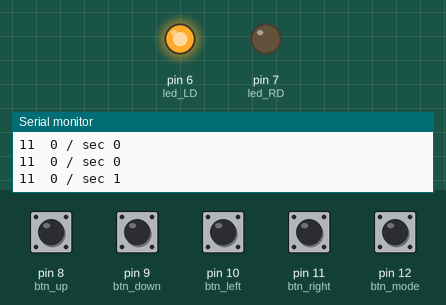
The sketch below on a simulated Arduino Uno, built with avr-gcc and run on an emulated ATmega328P. Parts: output pins drawn as LEDs (lit = HIGH), the last lines printed to the serial monitor. Inputs (shaded band) come from the test bench; at power-on: pin 12 (btn_mode) HIGH, pin 8 (btn_up), pin 9 (btn_down), pin 10 (btn_left), pin 11 (btn_right) LOW.

Above: at 1.7 s.
1.8 s: pin 12 (btn_mode) pulled LOW for 0.55 s
At 3.7 s:
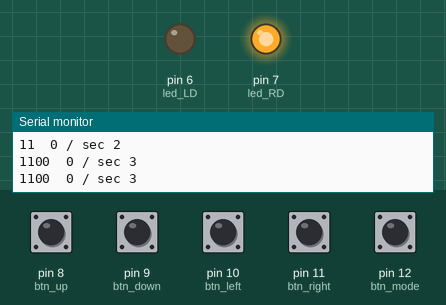
4.2 s: pin 12 (btn_mode) pulled LOW for 1 s
At 5.9 s:
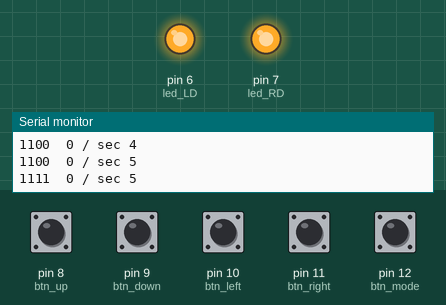
Timing chart, 0 to 7.4 s (numbered marks = the images above; inputs shaded):
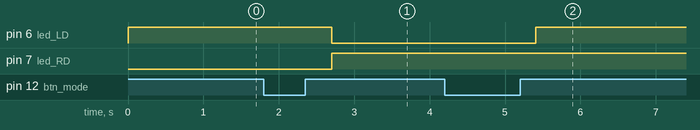

Measured:
- after the input at 1.8 s, pin 6 (led_LD): HIGH → LOW after 0.90 s; pin 7 (led_RD): LOW → HIGH after 0.90 s
- after the input at 4.2 s, pin 6 (led_LD): LOW → HIGH after 1.2 s

The sketch:

ACD_TransmitterV2.0.ino
```cpp
#include <RCSwitch.h>

#define btn_up    8  //Кнопка вверх на восьмом выводе
#define btn_down  9
#define btn_left  10
#define btn_right 11
#define btn_mode  12
#define led_LD    6 //Левый светодиод
#define led_RD    7 //Правый светодиод ?которая балка?

#define Transmitter 4 //Передатчик сидит на 4 выводе (нога 7 от TX|RX)

#define REC1     3     //    0011
#define REC2     12    //Работает балка по ?правому? светодиоду  1100
#define REC_BOTH 15   //Работают сразу обе балки    1111

#define CMD_UP     1  //Команда вверх 0001
#define CMD_DOWN   2  //   0010
#define CMD_LEFT   4  //   0100
#define CMD_RIGHT  8  //   1000
//#define CMD_READY  5  //Команда зажечь лампу - сообщить о готовности к работе

#define bytes 8

int rec_mode = 3;
int rec_code = 15;
int commandos = 0;

int val_btn_up = 0;
int val_btn_down = 0;
int val_btn_left = 0;
int val_btn_right = 0;
int val_btn_mode = 0;
int old_val_btn_mode = 0;

RCSwitch myT = RCSwitch();

int codeToInt (int rec, int cmd){   //Из двух кодов Mode и Command

  return rec*16 + cmd;
  //return rec*4 + cmd - 1;
}

void setup() {
  Serial.begin (9600);
  // put your setup code here, to run once:
  pinMode(btn_up , INPUT);  //Устанавливаем нужные ноги на вход для кнопок
  pinMode(btn_down , INPUT);
  pinMode(btn_left , INPUT);
  pinMode(btn_right , INPUT);
  pinMode(btn_mode , INPUT);

  pinMode(led_LD , OUTPUT);   //Устанавливаем ныжные ноги на выход для светодиодов
  pinMode(led_RD , OUTPUT);

  myT.enableTransmit(Transmitter);
  //Serial.begin(9600);

  digitalWrite( led_LD, HIGH );
  digitalWrite( led_RD, HIGH );

  //myT.send( codeToInt( rec_mode, 0 ), bytes); //Первым делом зажигаем лампы на готовых кран-балках
}

void loop() {
  // put your main code here, to run repeatedly:
  //test diods
  /*
  digitalWrite( led_LD, HIGH );
          digitalWrite( led_RD, HIGH );

  delay(1000);

  digitalWrite( led_LD, LOW );
          digitalWrite( led_RD, LOW );

  delay(1000);
  */
  //myT.send( codeToInt( rec_mode, CMD_READY ), bytes); //Первым делом зажигаем лампы на готовых кран-балках

  val_btn_up = digitalRead(btn_up);;
  val_btn_down = digitalRead(btn_down);
  val_btn_left = digitalRead(btn_left);
  val_btn_right = digitalRead(btn_right);
  val_btn_mode = digitalRead(btn_mode);

  if (val_btn_mode == LOW) old_val_btn_mode = 0;

  if ((val_btn_mode == HIGH)&&(old_val_btn_mode == 0)) {
    rec_mode++;
    if (rec_mode > 3) rec_mode = 1;
    old_val_btn_mode = 1;
    if (rec_mode == 1) {
      digitalWrite(led_LD, HIGH);
      digitalWrite(led_RD, LOW );
      rec_code = REC1;
    } else if (rec_mode == 2) {
      digitalWrite(led_LD, LOW);
      digitalWrite(led_RD, HIGH);
      rec_code = REC2;
    } else if (rec_mode == 3) {
      digitalWrite( led_LD, HIGH );
      digitalWrite( led_RD, HIGH );
      rec_code = REC_BOTH;
    }
  }


  if (val_btn_up != val_btn_down) { //Если обе кнопки нажаты или отпущены, то...
    if (val_btn_up == HIGH) {
      commandos |= CMD_UP;
      commandos &= ~CMD_DOWN;
    }
    else {
      commandos |= CMD_DOWN;
      commandos &= ~CMD_UP;
    }
  }
  else {                            //Обнуляем команды
    commandos &= ~CMD_DOWN;
    commandos &= ~CMD_UP;

  }

  if (val_btn_left != val_btn_right) { //Если обе кнопки нажаты или отпущены, то ....
    if (val_btn_left == HIGH ) {
      commandos |= CMD_LEFT;
      commandos &= ~CMD_RIGHT;
    }
    else{
      commandos |= CMD_RIGHT;
      commandos &= ~CMD_LEFT;
    }
  }
  else {                            //Обнуляем команды
    commandos &= ~CMD_LEFT;
    commandos &= ~CMD_RIGHT;

  }
  myT.send( codeToInt( rec_code, commandos ), bytes);
   Serial.println (String(rec_code,BIN) + "  " + String(commandos, BIN) + " / sec " + String (millis()/1000));
 }
```
